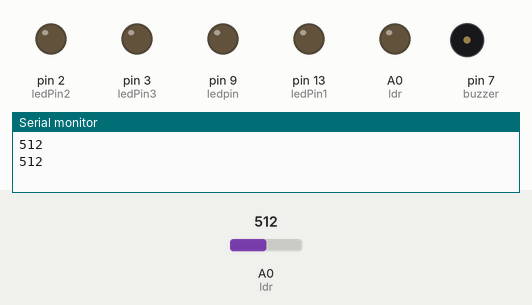
This sketch was run on a simulated Arduino Uno, built with avr-gcc and run on an emulated ATmega328P. On the bench: output pins drawn as LEDs (lit = HIGH), buzzer (waves = sounding), the last lines printed to the serial monitor. Inputs (shaded band) come from the test bench; at power-on: A0 (ldr) = 512.

Above: at 2.8 s.
2.9 s: A0 (ldr) set to 0
At 4.4 s:
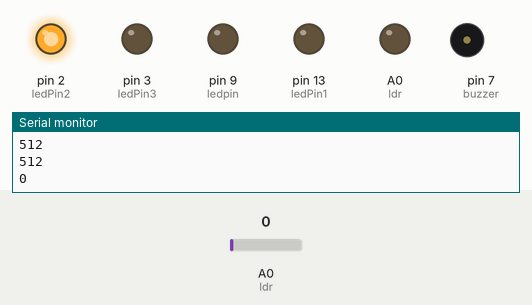
At 5.8 s:
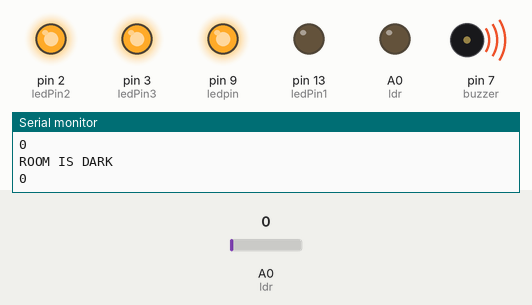
6.5 s: A0 (ldr) set to 122
At 7.3 s:
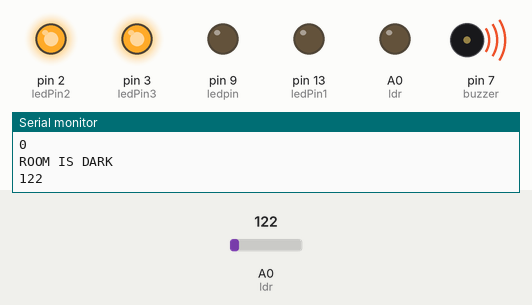
Timing chart, 0 to 10.0 s (numbered marks = the images above; inputs shaded):
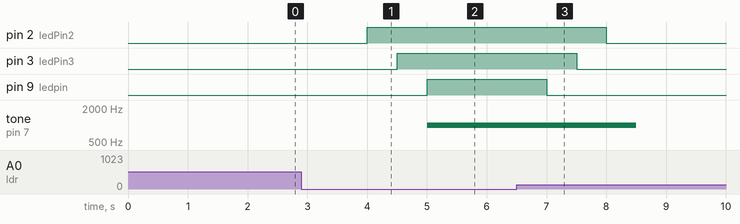

The sketch:

arduinobuzzer.ino
```cpp
int ledpin=9;
int sensorValue=0;
int ldr=A0;
int buzzer=7;
                                              //buzzer's ground pin(-ve) is grouned
                                                      //buzzer's positive pin(+ve) is connected to registor which is connected to pin no 7
                                                      //in case of LDR,One 2.2 KOhm registor is connected with one leg which is connected with angalog pin
                                                      //Other leg of LDR is connected to 5V pin
                                                      //Other pin of registor is connected to ground pin
int ledPin1=13;
int ledPin2=2;
int ledPin3=3;
void setup() {
  // put your setup code here, to run once:
  Serial.begin(9600);
  pinMode(ledpin,OUTPUT);
  pinMode(buzzer,OUTPUT);
   pinMode(ldr,OUTPUT);
  pinMode(ledPin1,OUTPUT);
   pinMode(ledPin2,OUTPUT);
    pinMode(ledPin3,OUTPUT);
}

void loop() {
  // put your main code here, to run repeatedly:
 sensorValue = analogRead(ldr); // read the value from the sensor
Serial.println(sensorValue); //prints the values coming from the sensor on the screen

//delay(1000);
if(sensorValue<1){
  digitalWrite(ledPin2,HIGH);
  delay(500);
  digitalWrite(ledPin3,HIGH);
  delay(500);
  Serial.println("ROOM IS DARK");
  digitalWrite(ledpin,HIGH);
  tone(buzzer,1000);
  delay(500);

}
else{
   digitalWrite(ledpin,LOW);
   delay(500);
  digitalWrite(ledPin3,LOW);
    delay(500);
   digitalWrite(ledPin2,LOW);
     delay(500);
  noTone(buzzer);
  delay(500);
}


}
```

Measured:
- after the input at 2.9 s, pin 2 (ledPin2): LOW → HIGH after 1.1 s; pin 3 (ledPin3): LOW → HIGH after 1.6 s; pin 9 (ledpin): LOW → HIGH after 2.1 s; tone on pin 7 (buzzer): silent → 1000 Hz after 2.1 s
- after the input at 6.5 s, pin 2 (ledPin2): HIGH → LOW after 1.5 s; pin 3 (ledPin3): HIGH → LOW after 1.0 s; pin 9 (ledpin): HIGH → LOW after 0.50 s; tone on pin 7 (buzzer): 1000 Hz → silent after 2.0 s
